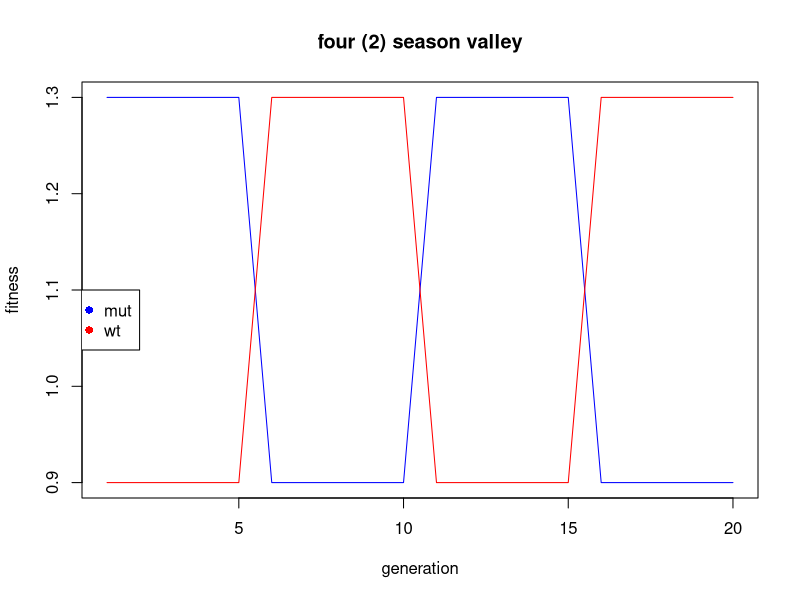
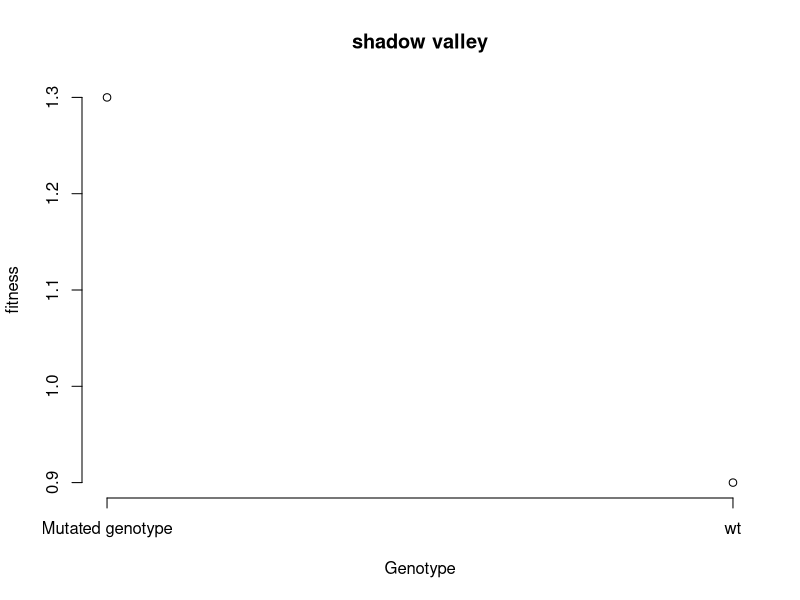

Recreate these plots in R, in order. (Note: this script raises an error after producing the figures.)
simulate_one_gen <- function(N_a, N_A, decay_rate, sel_coeff, mut_rate) {
  # draw offspring according to Poisson distribution
  offsp_a <- rpois(1, N_a * (1-decay_rate))
  offsp_A <- rpois(1, N_A * (1-decay_rate+sel_coeff))
  # draw new mutants according to Poisson distribution
  mut_a_to_A <- rpois(1, offsp_a * mut_rate)
  
  # determine new population sizes of wild type and mutant
  N_a_new <- max(offsp_a - mut_a_to_A, 0)
  N_A_new <-  offsp_A + mut_a_to_A
  
  return(c(N_a_new, N_A_new))
}
simulate_pop <- function(N_init_a, N_init_A, decay_rate, sel_coeff, mut_rate, t_max) {
  # Create the vector in which to save the results
  pop_vector <- c(N_init_a, N_init_A)
  # initiate the variables
  pop_new <- c(N_init_a, N_init_A)
  
  # run the simulation until generation t_max
  for (i in 1:t_max+1) {
    # redefine the current population one generation later
    pop_new <- simulate_one_gen(pop_new[1],pop_new[2], decay_rate, sel_coeff, mut_rate)
    # add the new population sizes to the output vector
    pop_vector <- rbind(pop_vector,pop_new)
    # condition to stop the simulation before t_max: either the population exceeds 1.5 times the original population size, or it goes extinct
    if (pop_new[1]+pop_new[2]>=1.5*(N_init_a+ N_init_A) | pop_new[1]+pop_new[2]==0) break
  }
  
  # define the row and column names of the output vector
  rownames(pop_vector) <- (0:t_max)[1:length(pop_vector[,1])] # note that the vector has to be cut if the simulation stopped early
  colnames(pop_vector) <- c("a","A")
  # return the result
  return(pop_vector)	
}

simulation_length <- 20 #needs to be divisible by 2*fit_flip
fitflip <- 5
season_changes <- simulation_length/(2*fitflip)
fit_shadowA <- 1.3
fit_shadowB <- 0.9
fit_sunA <- 0.9
fit_sunB <- 1.3
x <- seq(0,30,by = 0.1)
fitnessA <- rep(c(rep(fit_shadowA,fitflip),rep(fit_sunA,fitflip)), season_changes)
fitnessB <- rep(c(rep(fit_shadowB,fitflip),rep(fit_sunB,fitflip)), season_changes)
plot(fitnessA, col = "blue", xlab = "generation",ylab = "fitness", type = "l", main = "four (2) season valley")
lines(fitnessB, col = "red")
legend(0,1.1, legend=c("mut","wt"), col = c("blue","red"), pch = 16)
fitnessA <- fit_shadowA
fitnessB <- fit_shadowB

plot(c(fitnessA,fitnessB), ylab = "fitness", axes = F, xlab = "Genotype", main="shadow valley" )
axis(1,at = c(1,2), labels = c("Mutated genotype", "wt"))
axis(2)

TESTTESTTEST
